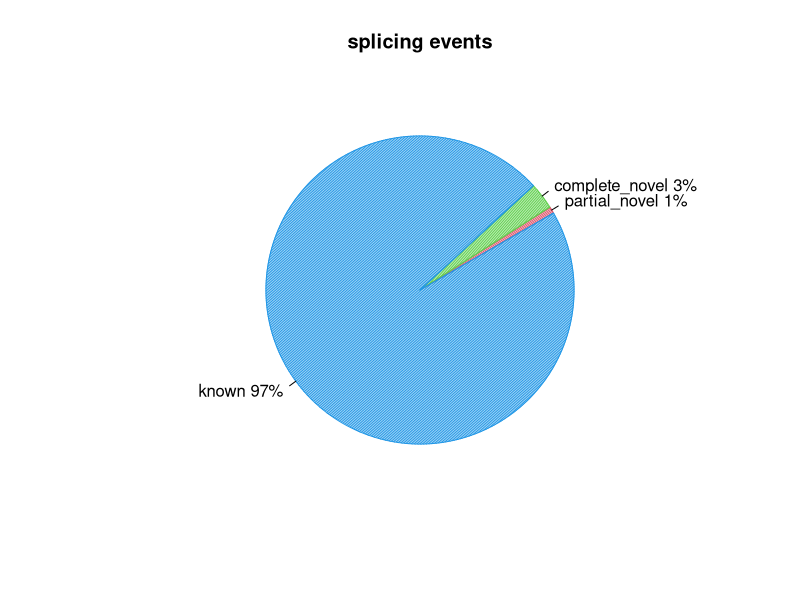
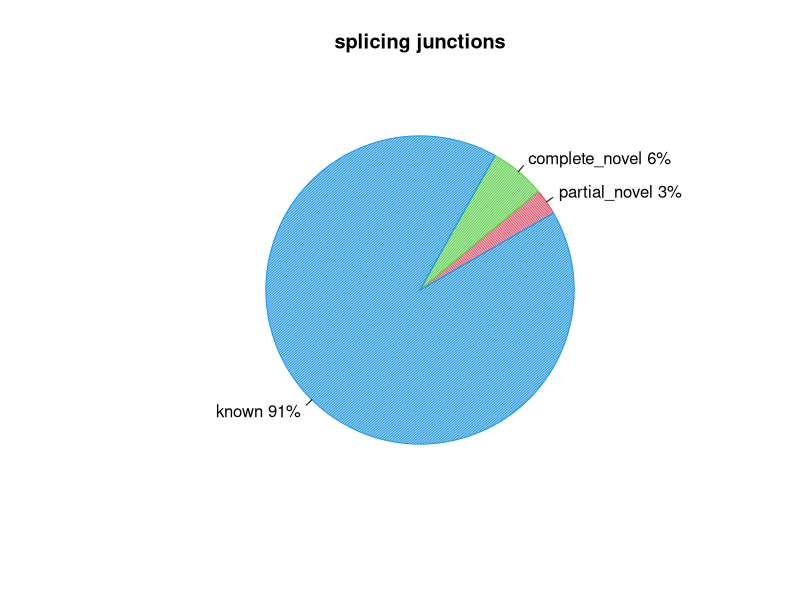

These figures' R source, in order:
pdf("/Users/ewels/GitHub/ewels/RustQC/benchmark/RustQC/small/test.splice_events.pdf")
events=c(0.708,2.790,96.502)
pie(events,col=c(2,3,4),init.angle=30,angle=c(60,120,150),density=c(70,70,70),main="splicing events",labels=c("partial_novel 1%","complete_novel 3%","known 97%"))
dev.off()
pdf("/Users/ewels/GitHub/ewels/RustQC/benchmark/RustQC/small/test.splice_junction.pdf")
junction=c(2.699,5.857,91.444)
pie(junction,col=c(2,3,4),init.angle=30,angle=c(60,120,150),density=c(70,70,70),main="splicing junctions",labels=c("partial_novel 3%","complete_novel 6%","known 91%"))
dev.off()
